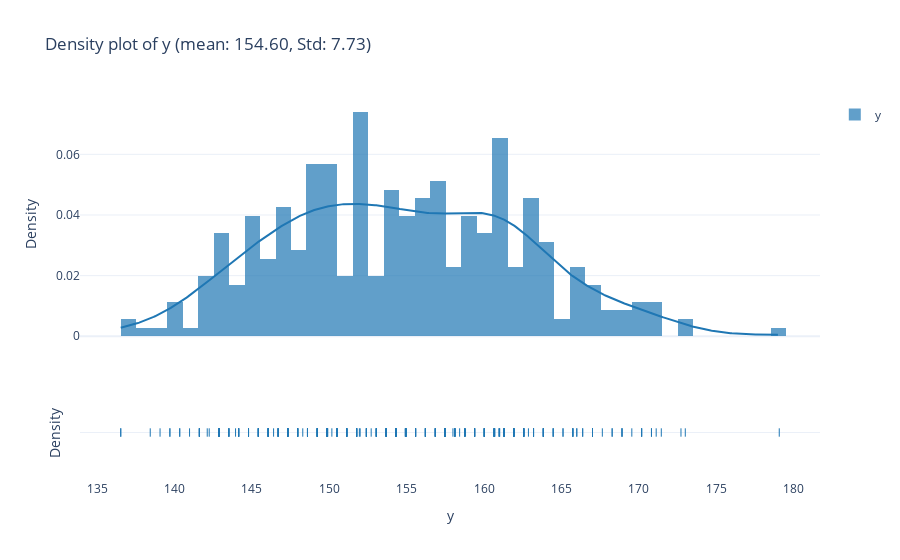

The notebook cell saved with this chart:
### Code cell
four.plot_distr(data=four.y, data_name="y")

### Figure 1 — Plotly figure (JSON) as saved in the notebook; plotly's stock layout.template omitted (floating-point values rounded to 4 significant figures; data arrays with more than 128 entries replaced by an {"elided": "..."} marker saying what was removed)
{"data": [{"autobinx": false, "histnorm": "probability density", "legendgroup": "y", "marker": {"color": "rgb(31, 119, 180)"}, "name": "y", "opacity": 0.7, "type": "histogram", "x": {"elided": "352 float values"}, "xaxis": "x", "xbins": {"end": 179.1, "size": 1, "start": 136.5}, "yaxis": "y"}, {"legendgroup": "y", "marker": {"color": "rgb(31, 119, 180)"}, "mode": "lines", "name": "y", "showlegend": false, "type": "scatter", "x": {"elided": "500 float values"}, "xaxis": "x", "y": {"elided": "500 float values"}, "yaxis": "y"}, {"legendgroup": "y", "marker": {"color": "rgb(31, 119, 180)", "symbol": "line-ns-open"}, "mode": "markers", "name": "y", "showlegend": false, "type": "scatter", "x": {"elided": "352 float values"}, "xaxis": "x", "y": {"elided": "352 str values"}, "yaxis": "y2"}], "layout": {"barmode": "overlay", "hovermode": "closest", "legend": {"traceorder": "reversed"}, "title": {"text": "Density plot of y (mean: 154.60, Std: 7.73)"}, "xaxis": {"anchor": "y2", "domain": [0, 1], "title": {"text": "y"}, "zeroline": false}, "yaxis": {"anchor": "free", "domain": [0.35, 1], "position": 0, "title": {"text": "Density"}}, "yaxis2": {"anchor": "x", "domain": [0, 0.25], "dtick": 1, "showticklabels": false, "title": {"text": "Density"}}}}
